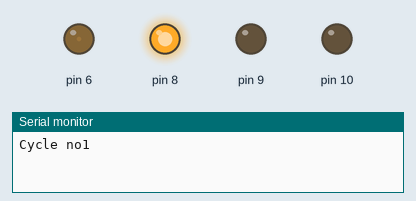
Bench run of a sketch on a simulated Arduino Uno, built with avr-gcc and run on an emulated ATmega328P. Shown: output pins drawn as LEDs (lit = HIGH), the last lines printed to the serial monitor.

Above: at 0.1 s.
At 1.9 s:
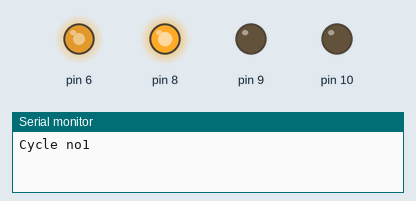
At 4.0 s:
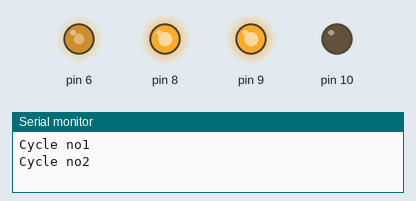
At 7.7 s:
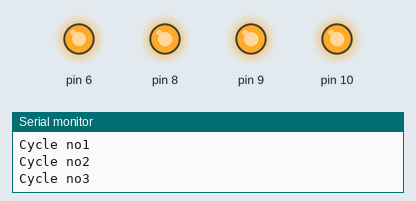
Timing chart, 0 to 9.2 s (numbered marks = the images above):
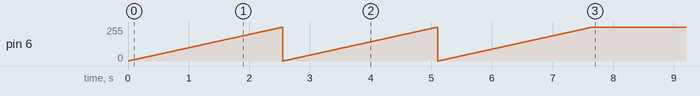

The sketch:

3-4_putting_george_boole_to_work-ddaley25.ino
```cpp
int x = 1;
int y;
int redLED = 6;
int waitTime = 300;
void setup()
{
Serial.begin(9600);
pinMode(8, OUTPUT);
pinMode(9, OUTPUT);
pinMode(10, OUTPUT);
pinMode(6, OUTPUT);

while (x < 4) {
Serial.print("Cycle no");
Serial.println(x);
digitalWrite((x + 7), HIGH);
for (y = 0; y < 255; y=y+1) {
analogWrite(6 , y);
delay(10);}
for (y = 0; y > 255; y=y+1) {
analogWrite(6 , y);
delay(10);}
x = x + 1;}
}
void loop()
{
}
```
